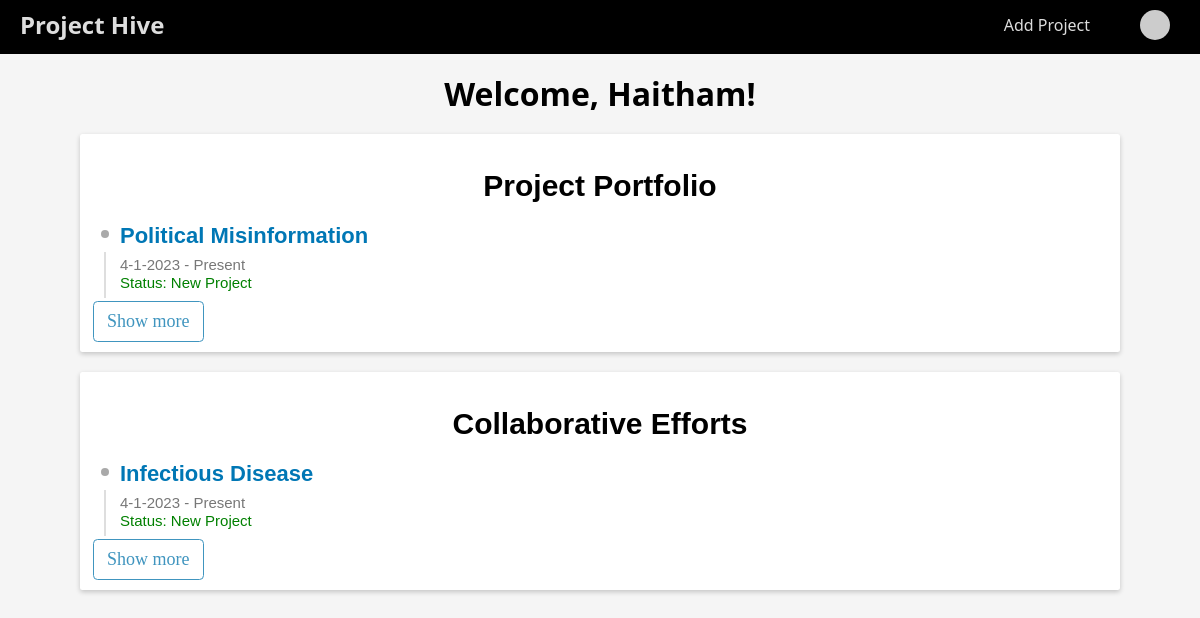
Page /profile/dashboard (signed in) on the committed database.
### website/models.py (models this page shows)
class User(db.Model, UserMixin):
    id = db.Column(db.Integer, primary_key=True)
    first_name = db.Column(db.String(500), nullable=False)
    last_name = db.Column(db.String(500), nullable=False)
    email = db.Column(db.String(500), unique=True)
    hash = db.Column(db.String(500))

class Project(db.Model):
    id = db.Column(db.Integer, primary_key=True)
    title = db.Column(db.String(500), nullable=False)
    start_date = db.Column(db.DateTime(timezone=True), default=func.now(), nullable=False)
    description = db.Column(db.String(5000), unique=True, nullable=False)
    status = db.Column(db.String(500), default="New Project")
    leaders = db.relationship('User', secondary='leader', backref='projects')

### website/views.py (the view)
@views.route("/profile/dashboard")
@login_required
def dashboard():
    user = User.query.filter_by(email=current_user.email).first()
    leaders = Leader.query.filter_by(
        user_id=user.id
    ).all()  # grabbing all the leader's project
    collaborators = Collaborator.query.filter_by(
        user_id=user.id
    ).all()  # grabbing all the leader's project
    entries = []
    collaborator_entries = []
    for leader in leaders:
        projects = Project.query.filter_by(id=leader.project_id).all()
        if projects:
            for project in projects:
                entry = {}
                entry["title"] = project.title
                entry["description"] = project.description
                entry["status"] = project.status
                entry["id"] = project.id
                entry["start_date"] = project.start_date
                entries.append(entry)
    for collaborator in collaborators:
        projects = Project.query.filter_by(id=collaborator.project_id).all()
        if projects:
            for project in projects:
                collaborator_entry = {}
                collaborator_entry["title"] = project.title
                collaborator_entry["description"] = project.description
                collaborator_entry["status"] = project.status
                collaborator_entry["id"] = project.id
                collaborator_entry["start_date"] = project.start_date
                collaborator_entries.append(collaborator_entry)
    return render_template(
        "dashboard.html",
        user=current_user,
        entries=entries,
        collaborator_entries=collaborator_entries,
    )

### website/__init__.py (called while the page is built)
def create_app():
    app = Flask(__name__)
    app.config["TEMPLATES_AUTO_RELOAD"] = True
    app.config['SQLALCHEMY_DATABASE_URI'] = f'sqlite:///{DB_NAME}'
    app.config['SECRET_KEY'] = "dsaljf;ldsakjf;lkdsjf,cmlkjlkwqjfoijlsad;"
    app.config['LOGIN_MESSAGE'] = 'Please log in to continue.'
    db.init_app(app)
    from website.views import views
    from website.auth import auth
    app.register_blueprint(views, url_prefix="/")
    app.register_blueprint(auth, url_prefix="/")
    from website import models
    from website.models import User
    create_database(app)
    login_manager = LoginManager()
    login_manager.login_view = 'auth.login'
    login_manager.login_message = 'Please log in to continue.' # set the custom login message
    login_manager.init_app(app)
    @login_manager.user_loader
    def load_user(id):
        return User.query.get(int(id))
    return app

### website/templates/dashboard.html (shortened to what this page needs)
{% extends "base.html" %} {% block title %} Dashboard {% endblock %} {% block main%}
<h1>Welcome, {{ user.first_name }}!</h1>
<div class="card">
    <div class="title-grid portfolio">
        <h2 class="P-Title">Project Portfolio</h2>
    </div>
    {% for entry in entries %}
        {% if loop.index <= 1 %}
        <div class="project-card">
            <div class="justify-space-between project-history">
              <div class="full-width project-card">
                <div class="full-height">
                    <a href="{{ url_for('views_bp.details', id=entry.id) }}" class="fancy-link">
                        <span class="title">{{ entry.title }}</span>
                    </a>
                </div>
                <span class="period">
                  <span>{{entry.start_date.month}}-{{entry.start_date.day}}-{{entry.start_date.year}} - Present</span>
                </span>
                <span>
                    <br>
                  <span class="status-dashboard">Status: {{entry.status}}</span>
                </span>
              </div>
            </div>
        </div>
        {% endif %}
    {% endfor %}
    <div class="card-footer">
        <button class="homebtn btn-outline show-more-btn">Show more</button>
    </div>
</div>
<div class="card">
    <div class="title-grid portfolio">
        <h2 class="P-Title">Collaborative Efforts</h2>
    </div>
    {% for entry in collaborator_entries %}
        {% if loop.index <= 1 %}
        <div class="collab-card">
            <div class="justify-space-between project-history">
              <div class="full-width collab-card">
                <div class="full-height">
                    <a href="{{ url_for('views_bp.details', id=entry.id) }}" class="fancy-link">
                        <span class="title">{{ entry.title }}</span>
                    </a>
                </div>
                <span class="period">
                  <span>{{entry.start_date.month}}-{{entry.start_date.day}}-{{entry.start_date.year}} - Present</span>
                </span>
                <span>
                     <br>
                  <span class="status-dashboard">Status: {{entry.status}}</span>
                </span>
              </div>
            </div>
        </div>
        {% endif %}
    {% endfor %}
    <div class="card-footer">
        <button class="homebtn btn-outline show-more-btn-collab">Show more</button>
    </div>
</div>
{% endblock %}
{% set active = 'dashboard' %}

### website/static/css/main.css (style rules this page uses)
*, *::after, *::before { box-sizing: border-box; }
html { font-size: 62.5%; }
.card { font-family: serif; font-size: 1.6rem; }
body { background-color: #f5f5f5; }
h1 { text-align: center; font-size: 3.2rem; }
input[type="text"], input[type="email"], input[type="password"], button { outline: none; width: 100%; }
a { text-decoration: none; }
.card { background-color: white; padding: 1rem; margin: 2rem 8rem; border: none; border-radius: 0.25rem; box-shadow: 0 2px 5px 0 rgba(0, 0, 0, 0.2); }
.P-Title { font-size: 3rem; margin-bottom: 1rem; text-align: center; font-family: sans-serif; }
.card-footer { margin-top: 1rem; }
.homebtn { --color: hsl(200, 50%, 50%); background: var(--color); color: white; border: none; font-size: 1.8rem; padding: 0.5em 0.75em; border-radius: 0.25em; cursor: pointer; width: auto; }
.homebtn.btn-outline { background: none; border: 1px solid var(--color); color: var(--color); }
.homebtn+.homebtn { margin-left: 0.25rem; }
.portfolio { font-size: 1.4rem; border-bottom: #0b9c19; }
.full-width { width: 100%; }
.justify-space-between { justify-content: space-between; }
.full-height { height: 100%; margin-bottom: 7px; }
.project-history { position: relative; margin-top: 20px; padding-left: 30px; }
.project-history .title { font-family: sans-serif; font-size: 2.2rem; }
.project-history .period { font-size: 1.5rem; color: #777; font-family: sans-serif; }
.status-dashboard { display: block; text-align: left; font-size: 1.5rem; margin-bottom: 0.5rem; text-align: left; color: green; font-family: sans-serif; }
.project-history::before { content: ""; position: absolute; top: 7px; left: 10.6px; width: 8px; height: 8px; border-radius: 50%; background-color: #a9a9a9; z-index: 1; }
.project-history::after { content: ""; position: absolute; top: 29px; left: 14px; bottom: -7px; width: 2px; background-color: #dedede; z-index: 1; }
.fancy-link { position: relative; display: inline-block; color: #0077B5; text-decoration: none; font-weight: bold; font-size: 1.2rem; transition: all 0.3s ease; }
.fancy-link::after { content: ''; position: absolute; bottom: -1px; left: 50%; transform: translateX(-50%); width: 0; height: 2px; background-color: #0077B5; transition: all 0.3s ease; }

### rows in the picture
User: first_name "Haitham"
Project: title "Political Misinformation", start_date.month "4", start_date.day "1", start_date.year "2023", status "New Project"
Project: title "Infectious Disease", start_date.month "4", start_date.day "1", start_date.year "2023", status "New Project"
